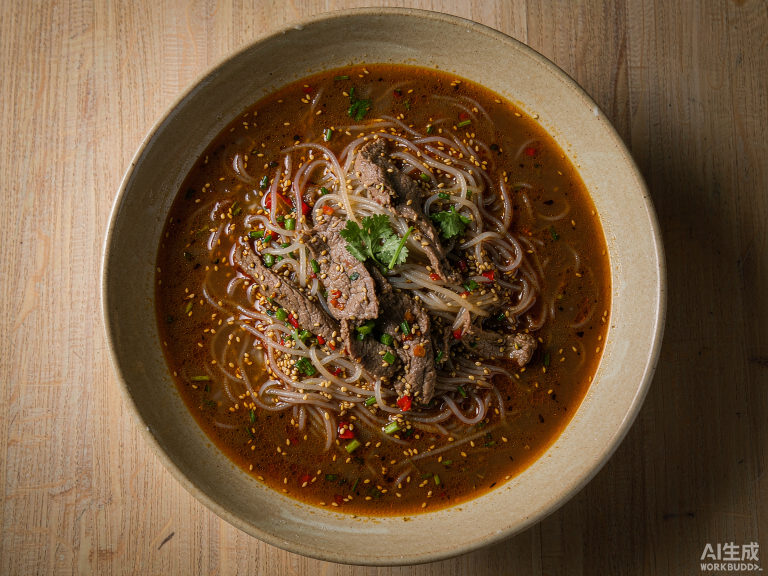
#> input picture scripts/_cq/_gen_new/Hulatang__Henan_spicy_pepper_s_2026-11-19T07-38-20.png, 1536 x 1152 px (shown at 1/2 size)
$ python -i normalize.py   (imports and definitions only)
#> lines starting #> are read from the running program, lines starting #| are printed output that depends on the picture
# -*- coding: utf-8 -*-
"""把 AI 写实菜图归一成同一套构图，只用 Pillow：
1. 自动找出菜品主体（盘子）的边界；
2. 以主体中心裁 4:3，四周留约 11% 等距边距 —— 盘子居中、不贴边、上下左右等宽；
3. 把桌面色调平移到统一目标色，消除「每张背景都不一样」。
输出统一 1200x900（4:3），前端 contain 显示时不会再出现留白或半截盘子。
"""
from PIL import Image, ImageDraw, ImageFilter

TARGET_BG = (238, 226, 208)  # 统一的浅木纹桌面色
OUT_SIZE = (1200, 900)


def _hide_watermark(im):
    """用紧邻左侧的桌面区域覆盖右下角平台标识，并用羽化遮罩融入原图，
    避免出现矩形色块；必须在主体识别前做，否则水印会被算进菜品边界导致偏心。"""
    w, h = im.size
    # 只覆盖最右下角标识本身那一小块；区域过大会把盘子边缘一起抹成色块
    ow, oh = int(w * 0.15), int(h * 0.085)
    patch = im.crop((w - 2 * ow, h - oh, w - ow, h))
    fade = max(2, min(ow, oh) // 2)
    mask = Image.new('L', (ow, oh), 255)
    mp = mask.load()
    for y in range(oh):
        for x in range(ow):
            a = min(1.0, x / fade, y / fade)
            mp[x, y] = int(255 * a)
    mask = mask.filter(ImageFilter.GaussianBlur(fade / 2))
    im.paste(patch, (w - ow, h - oh), mask)
    return im


def _corner_color(im):
    """取四角桌面区域的平均色，作为这张图的『背景色』。"""
    w, h = im.size
    px = im.load()
    step = max(1, min(w, h) // 60)
    pts = []
    for (x0, y0, x1, y1) in [
        (0, 0, w // 8, h // 8), (w - w // 8, 0, w, h // 8),
        (0, h - h // 8, w // 8, h), (w - w // 8, h - h // 8, w, h),
    ]:
        for y in range(y0, y1, step):
            for x in range(x0, x1, step):
                pts.append(px[x, y])
    n = len(pts) or 1
    return tuple(sum(p[i] for p in pts) / n for i in range(3))


def _subject_bbox(im, bg):
    """在缩略图上按『与桌面色的差异』找主体，行列投影取有效范围。"""
    small = im.resize((300, 225))
    px = small.load()
    rows = [0] * 225
    cols = [0] * 300
    thr2 = 38 ** 2
    for y in range(225):
        for x in range(300):
            r, g, b = px[x, y]
            if (r - bg[0]) ** 2 + (g - bg[1]) ** 2 + (b - bg[2]) ** 2 > thr2:
                rows[y] += 1
                cols[x] += 1

    def span(arr, total):
        hit = [i for i, v in enumerate(arr) if v > total * 0.02]
        return (hit[0], hit[-1]) if hit else (0, len(arr) - 1)

    ry, rx = span(rows, 300), span(cols, 225)
    sx, sy = im.width / 300, im.height / 225
    return (int(rx[0] * sx), int(ry[0] * sy), int(rx[1] * sx), int(ry[1] * sy))


def _uniform_background(size):
    """所有图片共用同一套自绘浅木纹桌面，保证四角/边缘背景完全一致。"""
    w, h = size
    bg = Image.new('RGB', size, TARGET_BG)
    d = ImageDraw.Draw(bg)
    for i, y in enumerate(range(0, h, 7)):
        tone = 3 if i % 2 == 0 else -4
        c = tuple(max(0, min(255, v + tone)) for v in TARGET_BG)
        d.line((0, y, w, y), fill=c, width=1)
    return bg


def _compose_on_uniform_bg(base, rel_bbox, crop_size, size):
    """只把主体之外（四角、边缘）换成统一桌面；椭圆内是原图像素，明暗一点不动。
    rel_bbox 是主体在裁切画布坐标系里的边界；因为裁切画布以主体中心为中心，
    椭圆天然落在画面正中。"""
    sx, sy = size[0] / crop_size[0], size[1] / crop_size[1]
    cx = (rel_bbox[0] + rel_bbox[2]) / 2 * sx
    cy = (rel_bbox[1] + rel_bbox[3]) / 2 * sy
    rx = max(1, (rel_bbox[2] - rel_bbox[0]) / 2 * sx * 1.18)
    ry = max(1, (rel_bbox[3] - rel_bbox[1]) / 2 * sy * 1.18)
    mask = Image.new('L', size, 0)
    ImageDraw.Draw(mask).ellipse((cx - rx, cy - ry, cx + rx, cy + ry), fill=255)
    mask = mask.filter(ImageFilter.GaussianBlur(min(size) * 0.035))
    return Image.composite(base, _uniform_background(size), mask)


def normalize_dish(path):
    im = _hide_watermark(Image.open(path).convert('RGB'))
#> in _hide_watermark, `w, h = im.size`: w = 1536; h = 1152
#> in _hide_watermark, `ow, oh = int(w * 0.15), int(h * 0.085)`: ow = 230; oh = 97
#> in _hide_watermark, `patch = im.crop((w - 2 * ow, h - oh, w - ow, h))`:
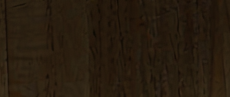
#> patch: PIL image 230x97 RGB; mean R, G, B 39.4, 27.7, 14.6
#> in _hide_watermark, `fade = max(2, min(ow, oh) // 2)`: fade = 48
#> in _hide_watermark, `mask = Image.new('L', (ow, oh), 255)`: mask: PIL image 230x97 L; every value is 255
#> in _hide_watermark, `mask = mask.filter(ImageFilter.GaussianBlur(fade / 2))`:
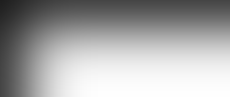
#> mask: PIL image 230x97 L; min 30, max 254, mean 165.5
    bg = _corner_color(im)
#> after the loop in _corner_color, `for (x0, y0, x1, y1) in [`: pts = 352 items, first 6: (171, 148, 121), (179, 146, 117), (167, 136, 104), (158, 127, 93), (171, 142, 116), (151, 121, 88)
#> in _corner_color, `n = len(pts) or 1`: n = 352
#> bg = (116.2, 92.28, 66.94)
    x0, y0, x1, y1 = _subject_bbox(im, bg)
#> in _subject_bbox, `small = im.resize((300, 225))`:
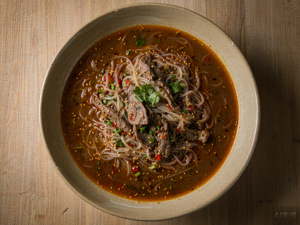
#> small: PIL image 300x225 RGB; mean R, G, B 115.8, 87.9, 59.2
#> after the loop in _subject_bbox, `for y in range(225):`: cols = 300 values, max 225 at index 27, min 152 at index 258, mean 195.2; rows = 225 values, max 290 at index 68, min 164 at index 12, mean 260.3
#> in span, `hit = [i for i, v in enumerate(arr) if v > total * 0.02]`: hit = 225 values from 0 to 224
#> in _subject_bbox, `ry, rx = span(rows, 300), span(cols, 225)`: ry = (0, 224); rx = (0, 299)
#> x0 = 0; y0 = 0; x1 = 1530; y1 = 1146
    bw, bh = max(1, x1 - x0), max(1, y1 - y0)
#> bw = 1530; bh = 1146
    cx, cy = (x0 + x1) / 2, (y0 + y1) / 2
#> cx = 765; cy = 573

    # 以主体中心裁 4:3，让主体约占 78%、四周留等距边距。
    # 裁切框严格限制在原图内，绝不补色/合成/调亮度：
    # 早期试过的「整图色调平移」造成过曝，「椭圆统一背景」留下圆形光晕，
    # 「纯色画布填充」又拉高整图亮度，全部弃用。背景保持生成图自然桌面。
    cw = max(bw / 0.78, (bh / 0.78) * 4 / 3)
#> cw = 1961.5
    max_cw = min(im.width, im.height * 4 / 3)
#> max_cw = 1536
    cw = min(cw, max_cw)
#> cw = 1536
    ch = cw * 3 / 4
#> ch = 1152
    left = max(0, min(im.width - cw, cx - cw / 2))
#> left = 0
    top = max(0, min(im.height - ch, cy - ch / 2))
#> top = 0
    crop = im.crop((int(left), int(top), int(left + cw), int(top + ch)))
    return crop.resize(OUT_SIZE, Image.LANCZOS)

>>> result = normalize_dish('_gen_new/Hulatang__Henan_spicy_pepper_s_2026-11-19T07-38-20.png')

$ run again, on scripts/_cq/_gen_new/Bingfen__Sichuan_iced_jelly_de_2026-11-17T14-38-23.png
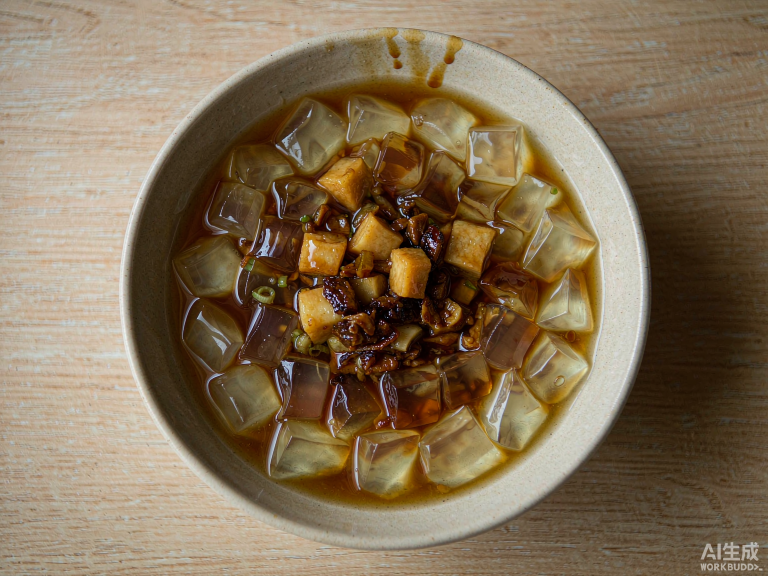
#> input picture scripts/_cq/_gen_new/Bingfen__Sichuan_iced_jelly_de_2026-11-17T14-38-23.png, 1536 x 1152 px (shown at 1/2 size)
#> in _hide_watermark, `w, h = im.size`: w = 1536; h = 1152
#> ow = 230; oh = 97
#> in _hide_watermark, `patch = im.crop((w - 2 * ow, h - oh, w - ow, h))`:
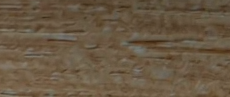
#> patch: PIL image 230x97 RGB; mean R, G, B 104.9, 88, 66.8
#> fade = 48
#> after the loop in _corner_color, `for (x0, y0, x1, y1) in [`: pts = 352 items, first 6: (137, 124, 105), (147, 134, 114), (150, 137, 123), (148, 133, 113), (159, 143, 116), (160, 149, 128)
#> n = 352
#> bg = (140.1, 124.9, 104.2)
#> in _subject_bbox, `small = im.resize((300, 225))`:
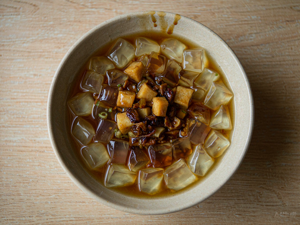
#> small: PIL image 300x225 RGB; mean R, G, B 131.8, 112.4, 86.3
#> after the loop in _subject_bbox, `for y in range(225):`: cols = 300 values, max 223 at index 40, min 148 at index 217, mean 193.9; rows = 225 values, max 298 at index 119, min 167 at index 2, mean 258.5
#> hit = 225 values from 0 to 224
#> ry = (0, 224); rx = (0, 299)
#> x0 = 0; x1 = 1530; y1 = 1146
#> bw = 1530; bh = 1146
#> cx = 765; cy = 573
#> in normalize_dish, `cw = max(bw / 0.78, (bh / 0.78) * 4 / 3)`: cw = 1961.5
#> in normalize_dish, `cw = min(cw, max_cw)`: cw = 1536
#> ch = 1152
#> left = 0

$ run again, on scripts/_cq/_gen_new/Changfen__Cantonese_rice_noodl_2026-11-18T13-42-33.png
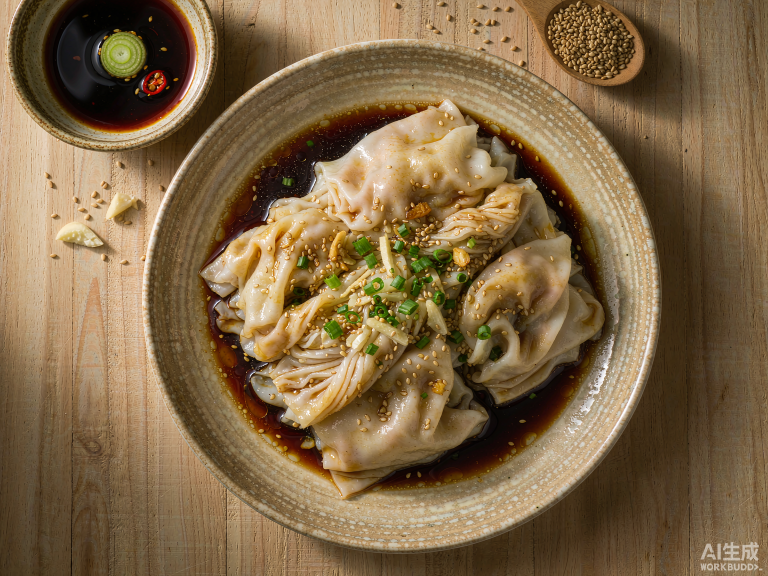
#> input picture scripts/_cq/_gen_new/Changfen__Cantonese_rice_noodl_2026-11-18T13-42-33.png, 1536 x 1152 px (shown at 1/2 size)
#> in _hide_watermark, `w, h = im.size`: w = 1536; h = 1152
#> ow = 230; oh = 97
#> in _hide_watermark, `patch = im.crop((w - 2 * ow, h - oh, w - ow, h))`:
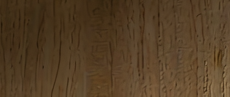
#> patch: PIL image 230x97 RGB; mean R, G, B 84.5, 62.5, 37.5
#> fade = 48
#> after the loop in _corner_color, `for (x0, y0, x1, y1) in [`: pts = 352 items, first 6: (203, 173, 139), (199, 155, 117), (211, 182, 141), (60, 46, 22), (54, 36, 7), (83, 69, 34)
#> n = 352
#> bg = (93.87, 74.88, 50.85)
#> in _subject_bbox, `small = im.resize((300, 225))`:
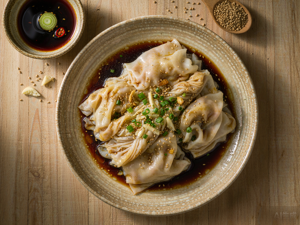
#> small: PIL image 300x225 RGB; mean R, G, B 128.4, 103.7, 70.4
#> after the loop in _subject_bbox, `for y in range(225):`: cols = 300 values, max 206 at index 117, min 71 at index 273, mean 162.6; rows = 225 values, max 261 at index 72, min 84 at index 224, mean 216.8
#> hit = 225 values from 0 to 224
#> ry = (0, 224); rx = (0, 299)
#> x0 = 0; x1 = 1530; y1 = 1146
#> bw = 1530; bh = 1146
#> cx = 765; cy = 573
#> in normalize_dish, `cw = max(bw / 0.78, (bh / 0.78) * 4 / 3)`: cw = 1961.5
#> in normalize_dish, `cw = min(cw, max_cw)`: cw = 1536
#> ch = 1152
#> left = 0

$ run again, on scripts/_cq/_gen_new/Char_Siu_Bao__Cantonese_steame_2026-11-18T13-42-47.png
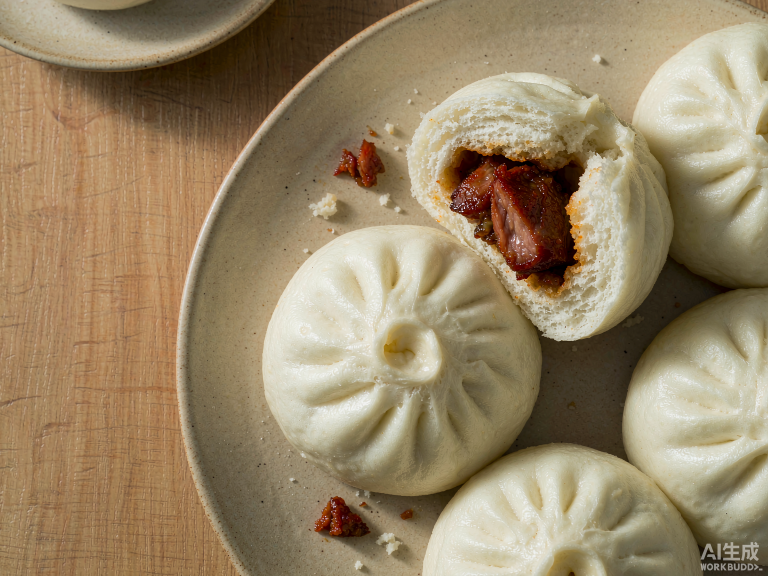
#> input picture scripts/_cq/_gen_new/Char_Siu_Bao__Cantonese_steame_2026-11-18T13-42-47.png, 1536 x 1152 px (shown at 1/2 size)
#> in _hide_watermark, `w, h = im.size`: w = 1536; h = 1152
#> ow = 230; oh = 97
#> in _hide_watermark, `patch = im.crop((w - 2 * ow, h - oh, w - ow, h))`:
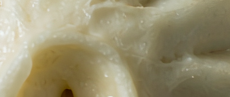
#> patch: PIL image 230x97 RGB; mean R, G, B 154.1, 145.8, 114.1
#> fade = 48
#> after the loop in _corner_color, `for (x0, y0, x1, y1) in [`: pts = 352 items, first 6: (171, 160, 134), (181, 171, 150), (187, 178, 161), (193, 187, 169), (193, 184, 163), (193, 186, 166)
#> n = 352
#> bg = (162, 145.9, 114.6)
#> in _subject_bbox, `small = im.resize((300, 225))`:
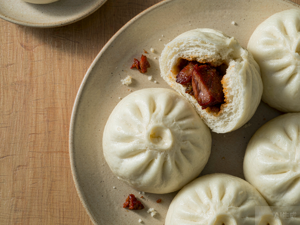
#> small: PIL image 300x225 RGB; mean R, G, B 152.6, 133.7, 103.1
#> after the loop in _subject_bbox, `for y in range(225):`: cols = 300 values, max 196 at index 84, min 10 at index 1, mean 143.5; rows = 225 values, max 240 at index 221, min 138 at index 23, mean 191.4
#> hit = 225 values from 0 to 224
#> ry = (0, 224); rx = (0, 299)
#> x0 = 0; x1 = 1530; y1 = 1146
#> bw = 1530; bh = 1146
#> cx = 765; cy = 573
#> in normalize_dish, `cw = max(bw / 0.78, (bh / 0.78) * 4 / 3)`: cw = 1961.5
#> in normalize_dish, `cw = min(cw, max_cw)`: cw = 1536
#> ch = 1152
#> left = 0
